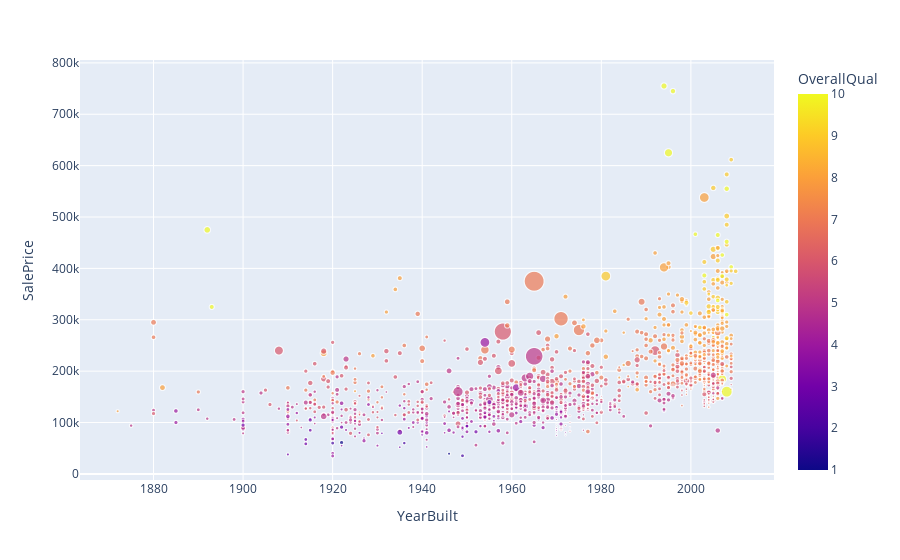

Notebook code cell kept with this figure:
### Markdown cell above
`pip install plotly`

### Code cell
import plotly.express as px

fig = px.scatter(df,x='YearBuilt', y='SalePrice'
                , size='LotArea', color='OverallQual')

fig.show()

### Figure 1 — Plotly figure (JSON) as saved in the notebook; plotly's stock layout.template omitted (floating-point values rounded to 4 significant figures; data arrays with more than 128 entries replaced by an {"elided": "..."} marker saying what was removed)
{"data": [{"hovertemplate": "YearBuilt=%{x}<br>SalePrice=%{y}<br>LotArea=%{marker.size}<br>OverallQual=%{marker.color}<extra></extra>", "legendgroup": "", "marker": {"color": {"elided": "1460 int values"}, "coloraxis": "coloraxis", "size": {"elided": "1460 int values"}, "sizemode": "area", "sizeref": 538.1, "symbol": "circle"}, "mode": "markers", "name": "", "showlegend": false, "type": "scattergl", "x": {"elided": "1460 int values"}, "xaxis": "x", "y": {"elided": "1460 int values"}, "yaxis": "y"}], "layout": {"coloraxis": {"colorbar": {"title": {"text": "OverallQual"}}, "colorscale": [[0, "#0d0887"], [0.1111, "#46039f"], [0.2222, "#7201a8"], [0.3333, "#9c179e"], [0.4444, "#bd3786"], [0.5556, "#d8576b"], [0.6667, "#ed7953"], [0.7778, "#fb9f3a"], [0.8889, "#fdca26"], [1, "#f0f921"]]}, "legend": {"itemsizing": "constant", "tracegroupgap": 0}, "margin": {"t": 60}, "xaxis": {"anchor": "y", "domain": [0, 1], "title": {"text": "YearBuilt"}}, "yaxis": {"anchor": "x", "domain": [0, 1], "title": {"text": "SalePrice"}}}}
